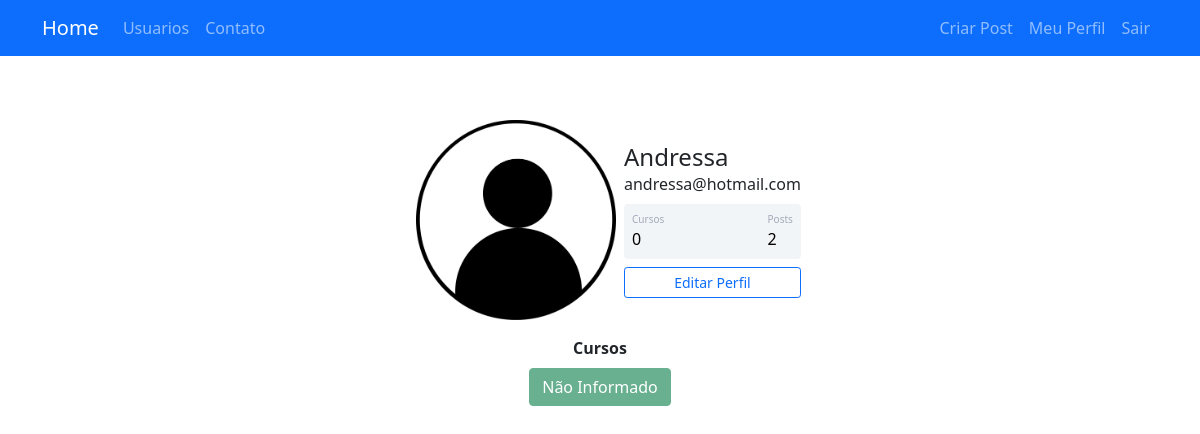
Screenshot of /perfil (signed in) with the database file from the repository.
### comunidadeimpressionadora/models.py (models this page shows)
class Usuario(database.Model, UserMixin):
    id = database.Column(database.Integer, primary_key=True)
    username = database.Column(database.String, nullable=False, unique=True)
    email = database.Column(database.String, nullable=False, unique=True)
    senha = database.Column(database.String, nullable=False)
    foto_perfil = database.Column(database.String, default='default.jpg')
    posts = database.relationship('Post', backref='autor', lazy=True)
    cursos = database.Column(database.String, nullable=False, default='Não Informado')
    def contar_posts(self):
        return len(self.posts)

### comunidadeimpressionadora/routes.py (the view)
@app.route('/perfil')
@login_required
def perfil():
    foto_perfil = url_for('static', filename='fotos_perfil/{}'.format(current_user.foto_perfil))
    return render_template('perfil.html', foto_perfil=foto_perfil)

### comunidadeimpressionadora/models.py (called while the page is built)
@login_manager.user_loader
def load_usuario(id_usuario):
    return Usuario.query.get(int(id_usuario))

### comunidadeimpressionadora/templates/perfil.html (shortened to what this page needs)
{% extends 'base.html' %}
{% block body %}
    <div class="container mt-5 d-flex justify-content-center">
        <div class="card p-3">
            <div class="d-flex align-items-center">
                <div class="image pe-2"> <img src="{{ foto_perfil }}" class="rounded" width="200"> </div>
                <div class="ml-3 w-100">
                    <h4 class="mb-0 mt-0">{{ current_user.username }}</h4> <span>{{ current_user.email }}</span>
                    <div class="p-2 mt-2 bg-primary d-flex justify-content-between rounded text-white stats">
                        {% if 'Não Informado' in current_user.cursos or current_user.cursos == '' %}
                            <div class="d-flex flex-column"> <span class="articles">Cursos</span> <span class="number1">0</span> </div>
                        {% else %}
                            <div class="d-flex flex-column"> <span class="articles">Cursos</span> <span class="number1">{{ current_user.cursos.count(';') + 1 }}</span> </div>
                        {% endif %}
                        <div class="d-flex flex-column"> <span class="rating">Posts</span> <span class="number3">{{ current_user.contar_posts() }}</span> </div>
                    </div>
                    <div class="button mt-2 d-flex flex-row align-items-center"> <a class="w-100" href="{{ url_for('editar_perfil') }}"><button class="btn btn-sm btn-outline-primary w-100">Editar Perfil</button></a></div>
                </div>
            </div>
        </div>
    </div>
    <div class="row justify-content-center">
        <div class="col col-4" style="text-align: center">
            <strong>Cursos</strong><br>
            {% if current_user.cursos %}
                {% for curso in current_user.cursos.split(';') %}
                    <button type="button" class="btn btn-success mt-2" disabled>{{ curso }}</button>
                {% endfor %}
            {% endif %}
        </div>
    </div>
{% endblock %}

### comunidadeimpressionadora/static/main.css (style rules this page uses)
.card { width: 400px; border: none; border-radius: 10px; background-color: #fff }
.stats { background: #f2f5f8 !important; color: #000 !important }
.articles { font-size: 10px; color: #a1aab9 }
.number1 { font-weight: 500 }
.rating { font-size: 10px; color: #a1aab9 }
.number3 { font-weight: 500 }

### rows the page displays
Usuario: username "Andressa", email "andressa@hotmail.com", cursos "Não Informado"

### other values shown
{{ current_user.contar_posts() }} "2"
